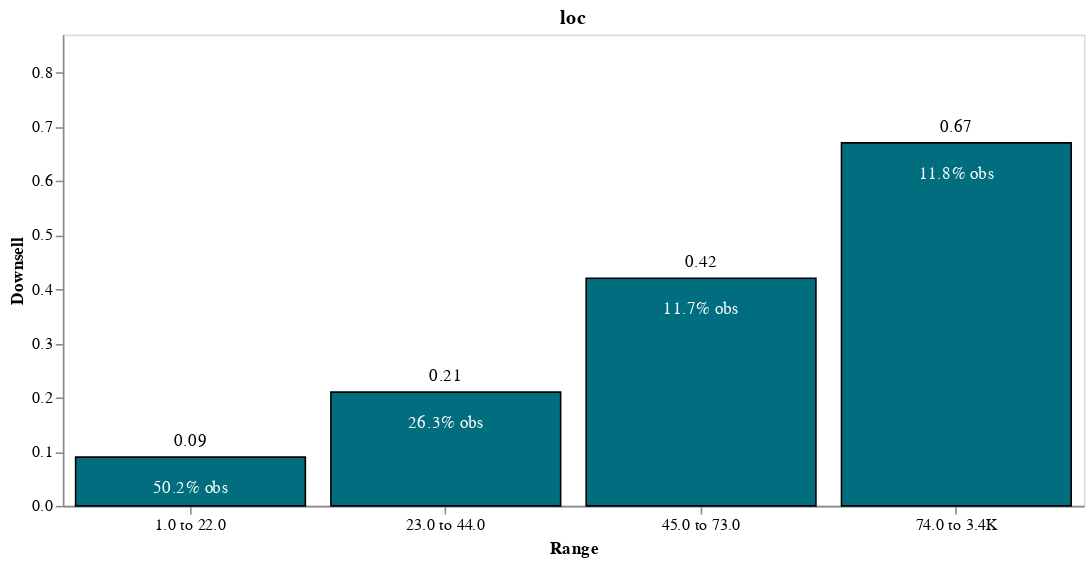

Source (notebook cell):
### Code cell
# Step 6.1 : Bi variate using Dtree 

Resultdf1,model = DtreeCreator(Source,'loc','Target',2)
Resultdf1
PlotDtreeGraph2(Resultdf1)

### Figure 1 — Vega-Lite specification as saved in the notebook (floating-point values rounded to 4 significant figures)
{"config": {"view": {"continuousWidth": 300, "continuousHeight": 300}, "axis": {"grid": false}}, "layer": [{"mark": {"type": "bar", "color": "#006E7F", "stroke": "black"}, "encoding": {"tooltip": [{"field": "Range", "type": "nominal"}, {"field": "Pred", "type": "quantitative"}, {"field": "Counts", "type": "quantitative"}], "x": {"axis": {"labelAngle": 0}, "field": "Range", "sort": {"field": "yield", "order": "descending"}, "type": "nominal"}, "y": {"field": "Pred", "title": "Downsell", "type": "quantitative"}}}, {"mark": {"type": "text", "align": "center", "baseline": "bottom", "dy": -5}, "encoding": {"text": {"field": "Pred", "type": "quantitative"}, "tooltip": [{"field": "Range", "type": "nominal"}, {"field": "Pred", "type": "quantitative"}, {"field": "Counts", "type": "quantitative"}], "x": {"axis": {"labelAngle": 0}, "field": "Range", "sort": {"field": "yield", "order": "descending"}, "type": "nominal"}, "y": {"field": "Pred", "title": "Downsell", "type": "quantitative"}}}, {"mark": {"type": "text", "align": "center", "baseline": "bottom", "color": "#FFFFFF", "dy": 25}, "encoding": {"text": {"field": "Counts%", "type": "nominal"}, "tooltip": [{"field": "Range", "type": "nominal"}, {"field": "Pred", "type": "quantitative"}, {"field": "Counts", "type": "quantitative"}], "x": {"axis": {"labelAngle": 0}, "field": "Range", "sort": {"field": "yield", "order": "descending"}, "type": "nominal"}, "y": {"field": "Pred", "title": "Downsell", "type": "quantitative"}}}], "data": {"name": "data-f599daa0a77ebbabf6471c5bd1f2cf59"}, "encoding": {"y": {"field": "Pred", "scale": {"domain": [0, 0.87]}, "type": "quantitative"}}, "height": 300, "title": "loc ", "width": 650, "$schema": "https://vega.github.io/schema/vega-lite/v5.15.1.json", "datasets": {"data-f599daa0a77ebbabf6471c5bd1f2cf59": [{"Pred": 0.09, "VariableName": "loc", "X_min": 1.0, "X_max": 22.0, "Counts": 51082, "Counts%": "50.2% obs", "Range": "1.0 to 22.0"}, {"Pred": 0.21, "VariableName": "loc", "X_min": 23.0, "X_max": 44.0, "Counts": 26747, "Counts%": "26.3% obs", "Range": "23.0 to 44.0"}, {"Pred": 0.42, "VariableName": "loc", "X_min": 45.0, "X_max": 73.0, "Counts": 11928, "Counts%": "11.7% obs", "Range": "45.0 to 73.0"}, {"Pred": 0.67, "VariableName": "loc", "X_min": 74.0, "X_max": 3442.0, "Counts": 12006, "Counts%": "11.8% obs", "Range": "74.0 to 3.4K"}]}}
